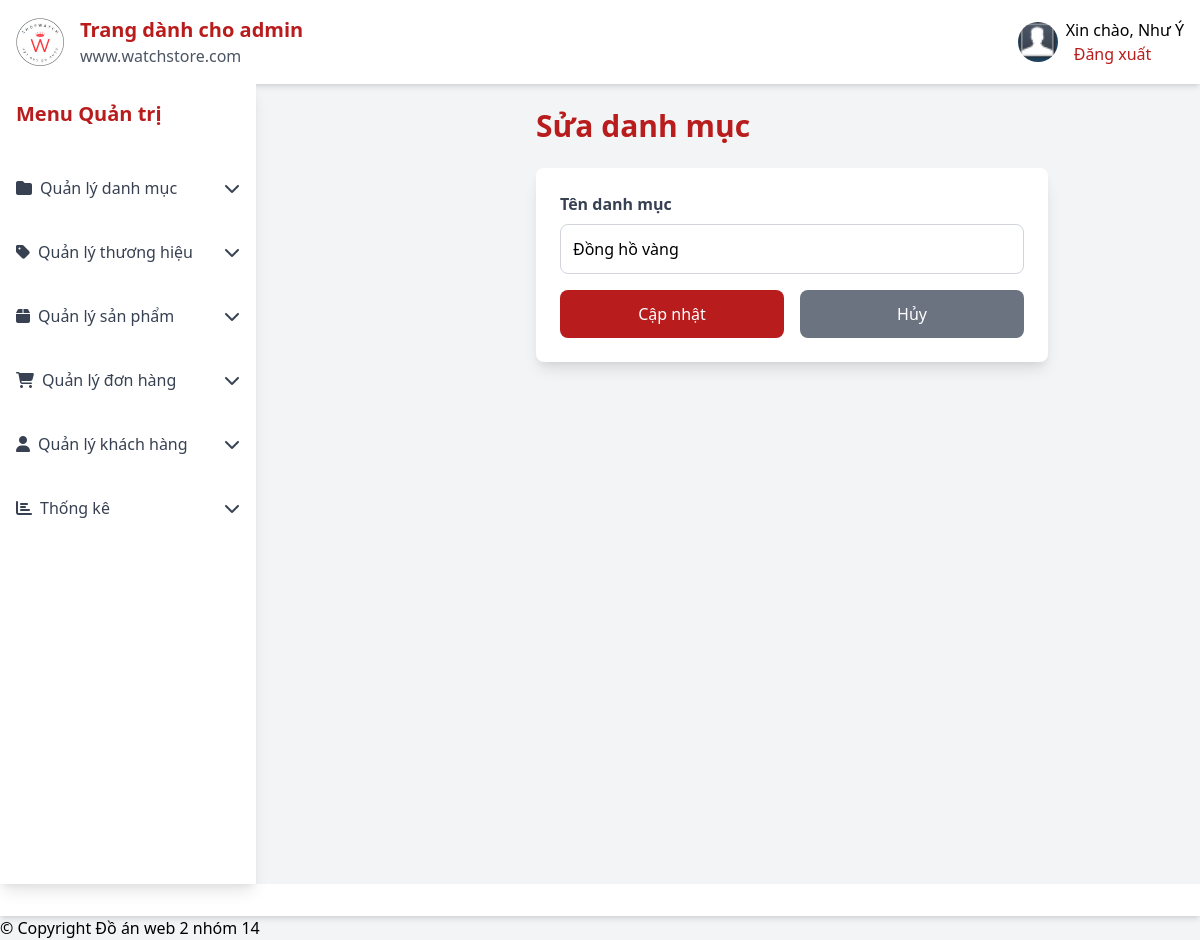
The page /admin/catedit.php?catid=161 (signed in) on the database as committed earlier.
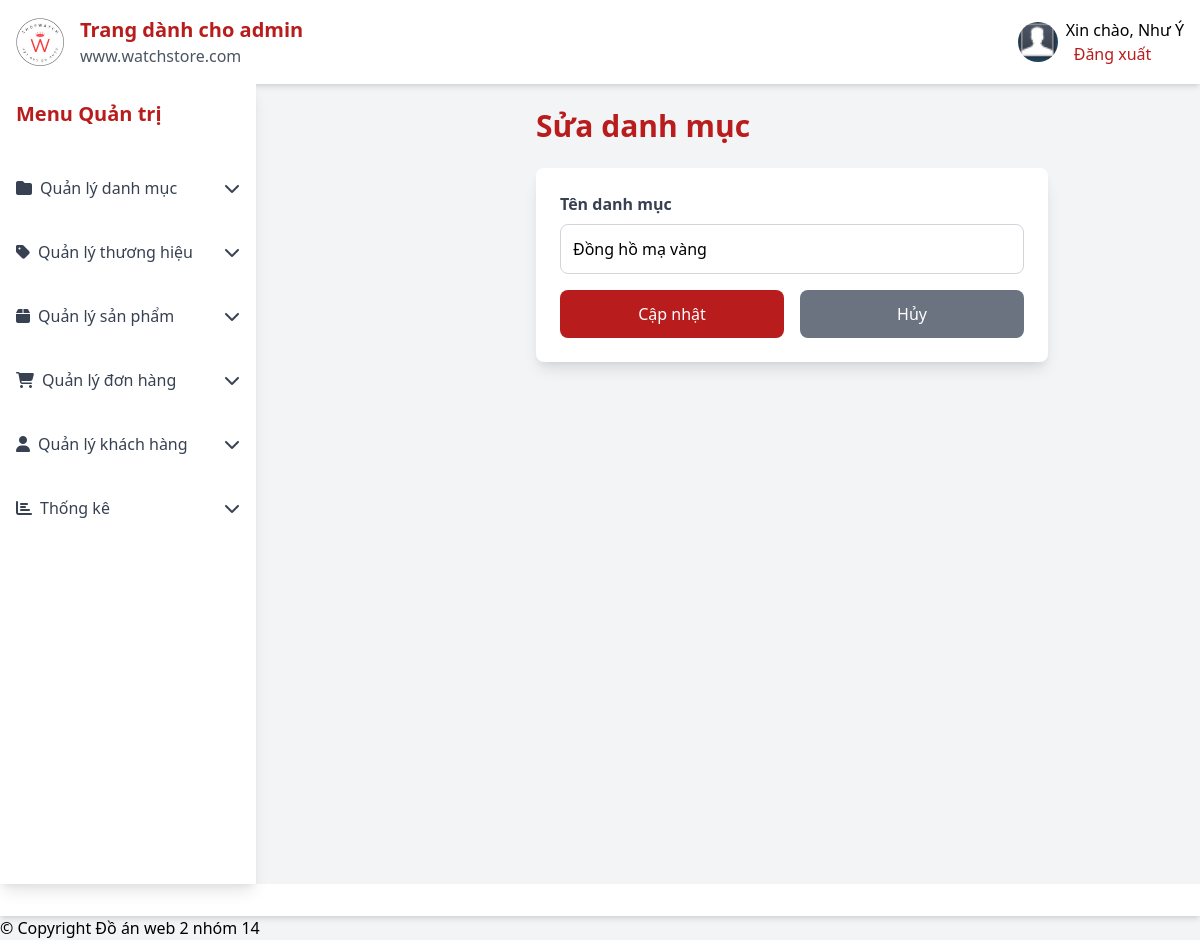
The same page on the database as committed later.
### tables this page shows
CREATE TABLE `tbl_category` (
  `catId` int(11) NOT NULL,
  `catName` varchar(255) NOT NULL
);

### lib/database.php (called while the page is built, shortened)
<?php
Class Database{
    public $host = DB_HOST;
    public $user = DB_USER;
    public $pass = DB_PASS;
    public $dbname = DB_NAME;
    public $link;
private function connectDB(){
    $this->link = new mysqli($this->host, $this->user,$this->pass, $this->dbname);
}
public function select($query, $params = []) {
    try {
        if (empty($params)) {
            $result = $this->link->query($query);
            if ($result->num_rows > 0) {
                return $result;
            } else {
                return false;
            }
        }
    } catch (Exception $e) {
        $this->error = "Lỗi select: " . $e->getMessage();
        error_log($this->error);
        return false;
    }
}
}
?>

### classes/category.php (called while the page is built, shortened)
<?php
$filepath = realpath(dirname(__FILE__));
include_once ($filepath.'/../lib/database.php');
class category {
    private $db;
    public function __construct(){
        $this->db = new Database();
    }
    public function getcatbyId($id){
        $query = "SELECT * FROM tbl_category WHERE catId = '$id'";
        $result = $this->db->select($query);
        return $result;
    }
}
?>

### admin/catedit.php (the view, shortened to what this page needs)
<?php
include_once '../classes/category.php';
$cat = new category();
if (!isset($_GET['catid']) || $_GET['catid'] == NULL) {
    echo '<script>Swal.fire({icon: "error", title: "Lỗi!", text: "Danh mục không hợp lệ!", showConfirmButton: false, timer: 2000}).then(() => { window.location = "catlist.php"; });</script>';
    exit();
} else {
    $id = $_GET['catid'];
}
?>
<!DOCTYPE html>
<html lang="vi">
<head>
</head>
<body class="bg-gray-100 font-sans">
    <div class="flex flex-col min-h-screen">
         <?php include_once 'inc/header.php'; ?>
        <div class="flex flex-1">
            <div class="sidebar fixed inset-y-0 left-0 w-64 md:static md:translate-x-0">
                <?php include_once 'inc/sidebar.php'; ?>
            </div>
            <main class="content flex-1 p-6 md:ml-64">
                <h2 class="text-3xl font-bold text-red-700 mb-6">Sửa danh mục</h2>
                <div class="bg-white shadow-lg rounded-lg p-6 max-w-lg">
                    <?php
                    $get_cate_name = $cat->getcatbyId($id);
                    if ($get_cate_name && $get_cate_name->num_rows > 0) {
                        $result = $get_cate_name->fetch_assoc();
                    ?>
                        <form id="categoryForm" action="" method="post" class="space-y-4">
                            <div>
                                <label for="catName" class="block text-gray-700 font-semibold mb-2">Tên danh mục</label>
                                <input type="text" id="catName" name="catName" value="<?php echo htmlspecialchars($result['catName']); ?>" placeholder="Nhập tên danh mục..." class="w-full p-3 border border-gray-300 rounded-lg focus:ring-2 focus:ring-red-700" />
                            </div>
                            <div class="flex space-x-4">
                                <input type="submit" value="Cập nhật" class="w-full bg-red-700 text-white p-3 rounded-lg hover:bg-red-800 cursor-pointer" />
                                <a href="catlist.php" class="w-full bg-gray-500 text-white p-3 rounded-lg hover:bg-gray-600 text-center">Hủy</a>
                            </div>
                        </form>
                    <?php
                    } else {
                        echo '<script>Swal.fire({icon: "error", title: "Lỗi!", text: "Danh mục không tồn tại!", showConfirmButton: false, timer: 2000}).then(() => { window.location = "catlist.php"; });</script>';
                    }
                    ?>
                </div>
            </main>
        </div>
        <footer class="bg-white shadow-md p-4 mt-auto">
            <?php include_once 'inc/footer.php'; ?>
</body>
</html>

Rows that differ between the two databases and show on the page:
changed tbl_category: catName "Đồng hồ vàng" → "Đồng hồ mạ vàng"
